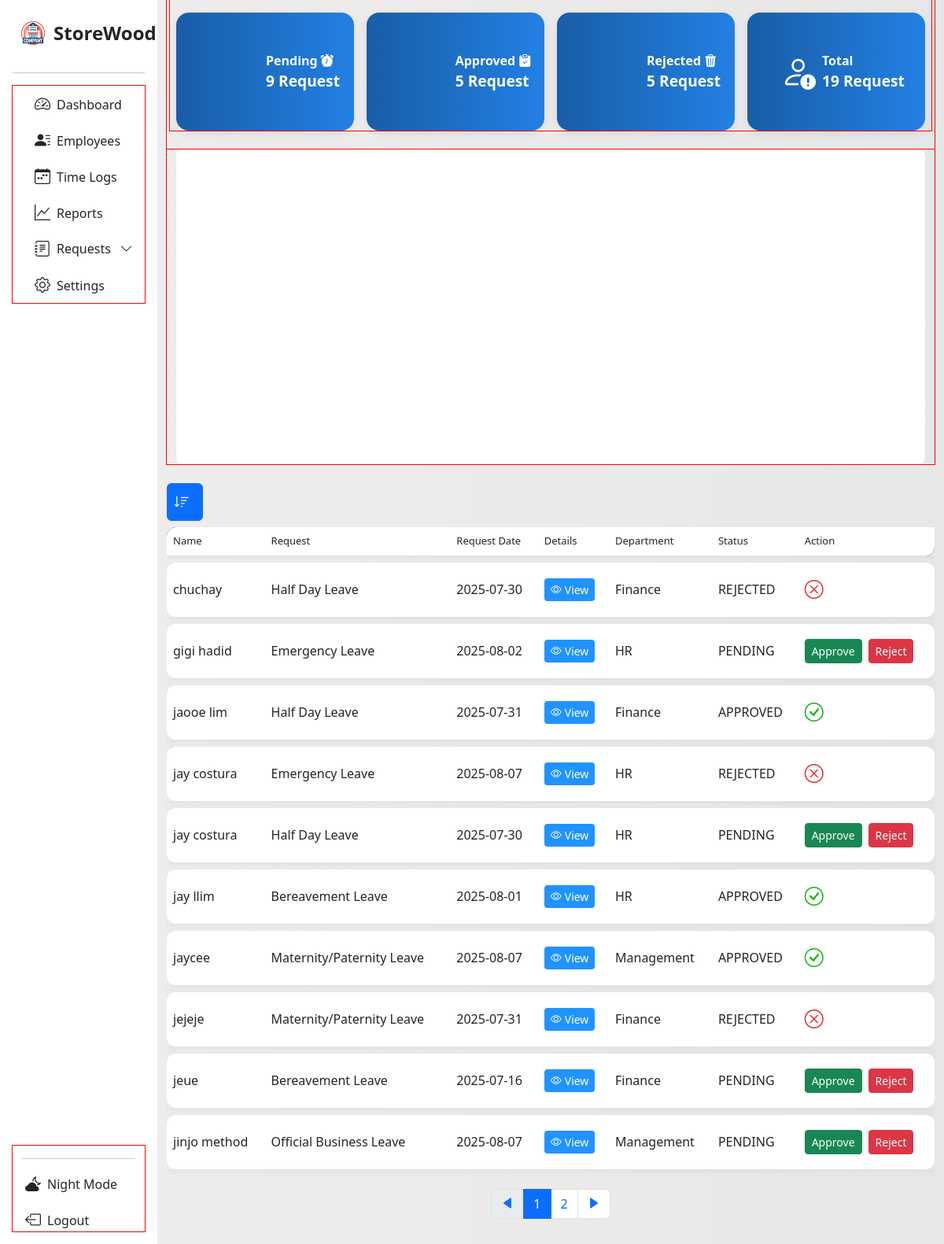
The app's page /request_page?sort_by=name&page=1, older data.
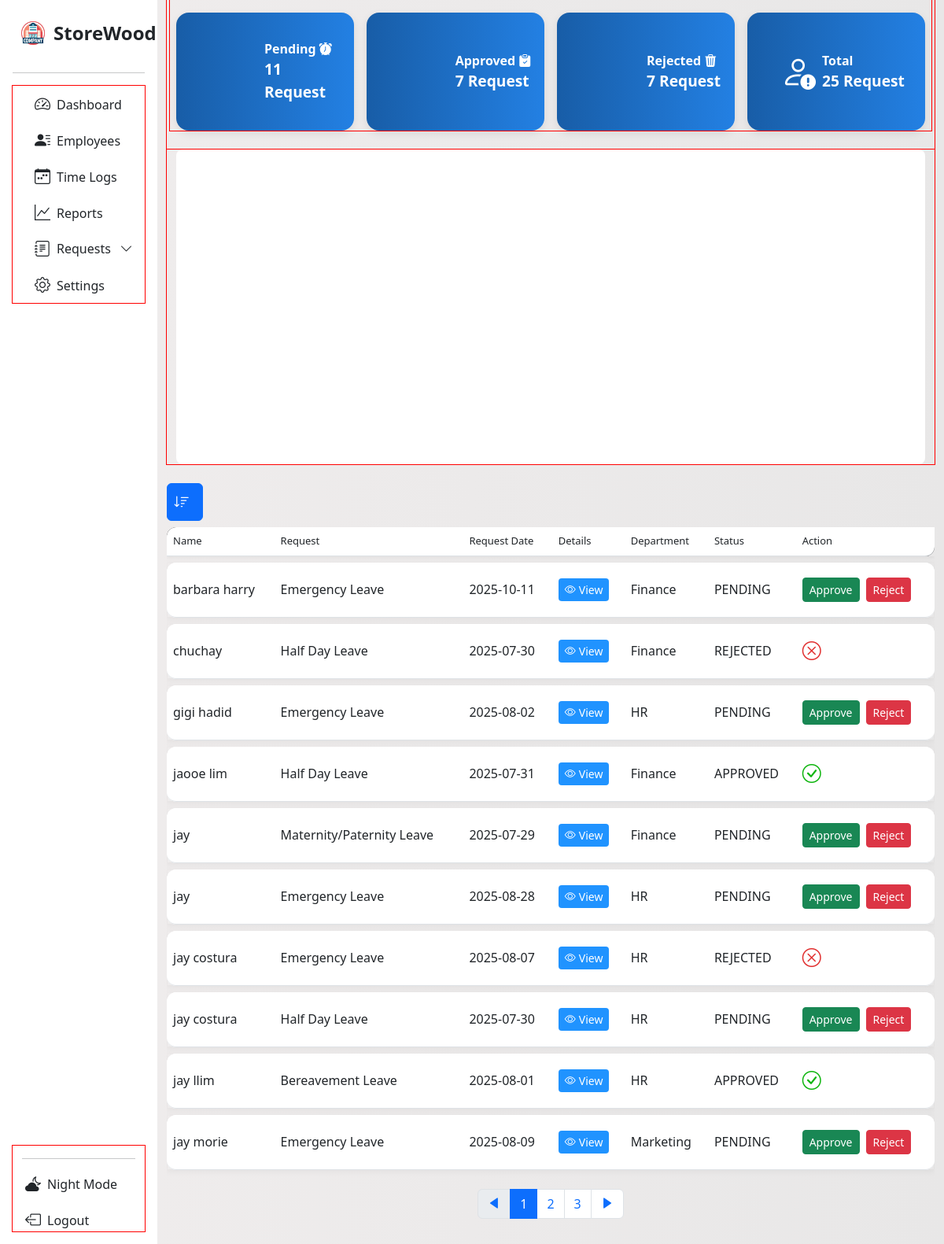
The same page, newer data.
### tables this page shows
CREATE TABLE request (
                    id INTEGER PRIMARY KEY AUTOINCREMENT,
                    request_id TEXT,
                    name TEXT,
                    request_type TEXT,
                    date TEXT,
                    details TEXT,
                    department TEXT,
                    status TEXT DEFAULT 'PENDING',
                    action TEXT, time, expiration_time, expiration_date);

### App/main.py (the view)
@app.route('/request_page', methods=['GET'])
def request_page():
    rows = []
    page = int(request.args.get('page', 1))
    per_page = 10
    offset = (page - 1) * per_page
    sort_by = request.args.get('sort_by', 'id')
    try:
        with sqlite3.connect(db.connect_request_table()) as req_con:
            df = pd.read_sql_query("SELECT * FROM request", req_con)
            if sort_by in df.columns:
                df = df.sort_values(by=sort_by, ascending=True)
            count_stats = df['status'].value_counts()
            pending = count_stats.get('PENDING', 0)
            approved = count_stats.get('APPROVED', 0)
            rejected = count_stats.get('REJECTED', 0)
            total_req = pending + approved + rejected
            record = {'pending': pending, 'approved': approved, 'rejected': rejected, 'total': total_req}
            paginated_df = df.iloc[offset:offset+per_page]
            for _, info in paginated_df.iterrows():
                row = {
                    'name': info['name'],
                    'request': info['request_type'],
                    'date': info['date'],
                    'details': info['details'],
                    'department': info['department'],
                    'status': info['status'],
                    'action': info['action'],
                    'req_id': info['request_id']
                }
                rows.append(row)
            total_rows = len(df)
            total_page = math.ceil(total_rows / per_page)
            data = get_requests_per_day()
    except sqlite3.OperationalError:
        print("We're having a trouble retrieving request page data. Please try again." )
        traceback.print_exc()
        rows = []
        record = {}
        total_page = 1
        page = 1
        data = {}
    return render_template('req_page.html', page='requests', subpage='new',
                           rows = rows, records = record, request_data = data,
                           total_pages = total_page, table_page = page)

### App/database.py (called while the page is built)
    def connect_request_table(self):
        return self.employee_leave_request

### App/main.py (called while the page is built)
def get_requests_per_day():
    data = defaultdict(int)
    with sqlite3.connect(db.connect_request_table()) as con:
        cur = con.cursor()
        cur.execute("SELECT date FROM request")
        fetch = cur.fetchall()
    for row in fetch:
        dates = row[0]
        try:
            date_object = datetime.strptime(dates, "%Y-%m-%d %H:%M:%S")
            only_date = date_object.date().isoformat()
            data[only_date] += 1
        except Exception as e:
            try:
                only_date = datetime.strptime(dates, "%Y-%m-%d").date().isoformat()
                data[only_date] += 1
            except Exception as e:
                print(f"Skipping invalid date: {dates}", e)
    chart_data = [{'x':date, 'y':count} for date, count in sorted(data.items())]
    return chart_data

### App/templates/req_page.html (shortened to what the changed rows need)
<!DOCTYPE html>
<html lang="en">
<head>
  <link rel="stylesheet" href="{{ url_for('static', filename='dash.css') }}">
  <link rel="stylesheet" href="{{ url_for('static', filename='request.css') }}">
  <link href="https://cdn.jsdelivr.net/npm/bootstrap-icons@1.11.3/font/bootstrap-icons.css" rel="stylesheet">
  <link href='https://unpkg.com/boxicons@2.1.4/css/boxicons.min.css' rel='stylesheet'>
  <link href="https://cdn.jsdelivr.net/npm/bootstrap@5.3.0/dist/css/bootstrap.min.css" rel="stylesheet">
</head>
<body>
<div class="container-fluid">
  <div class="row flex-nowrap">
<div class="main-top-var col py-3 content">
<div class="container">
  <div class="row g-3 mb-4">
    <div class="col-xl-3 col-lg-6">
      <div class="d-flex align-items-center justify-content-center text-white p-3 rounded-4 stat-box h-100">
        <div class="stat-content">
          <div class="stat-title">Pending <i class="bi bi-alarm-fill"></i></div>
          <div class="stat-value">{{ records.pending }} Request</div>
        </div>
      </div>
    </div>
    <div class="col-xl-3 col-lg-6">
      <div class="d-flex align-items-center justify-content-center text-white p-3 rounded-4 stat-box h-100">
        <div class="stat-content">
          <div class="stat-title">Approved <i class="bi bi-clipboard-check-fill"></i></div>
          <div class="stat-value">{{ records.approved }} Request</div>
        </div>
      </div>
    </div>
    <div class="col-xl-3 col-lg-6">
      <div class="d-flex align-items-center justify-content-center text-white p-3 rounded-4 stat-box h-100">
        <div class="stat-content">
          <div class="stat-title">Rejected <i class="bi bi-trash3-fill"></i></div>
          <div class="stat-value">{{ records.rejected }} Request</div>
        </div>
      </div>
    </div>
    <div class="col-xl-3 col-lg-6">
      <div class="d-flex align-items-center justify-content-center text-white p-3 rounded-4 stat-box h-100">
        <div class="flex-grow-0 ms-2">
          <div class="stat-title">Total</div>
          <div class="stat-value">{{ records.total }} Request</div>
        </div>
      </div>
    </div>
  </div>
</div>
    <div class="table-responsive">
      <table class="table display custom-table" id="myTable">
        <thead class="head bg-black">
          <tr>
            <th>Name</th>
            <th>Request</th>
            <th>Request Date</th>
            <th>Details</th>
            <th>Department</th>
            <th>Status</th>
            <th>Action</th>
          </tr>
        </thead>
        <tbody>
          {% for row in rows %}
          <tr>
            <td>{{row['name']}}</td>
            <td>{{row['request']}}</td>
            <td>{{row['date']}}</td>
            <td>
              <a href="/read_request/{{row['req_id']}}"
                class="btn btn-info btn-sm"
                style="background-color: rgb(32, 147, 255); border: transparent;">
                <span style="color: white;" class="d-flex flex-row">
                  <i class="bi bi-eye me-1"></i> View
                </span>
              </a>
            </td>
            <td>{{row['department']}}</td>
            <td>{{row['status']}}</td>
            {%if row['status'] == 'PENDING' %}
            <td>
              <div class="d-flex flex-row gap-2">
                <form method="POST" action="/update_status">
                  <button type="submit" class="btn btn-success btn-sm">Approve</button>
                </form>
                <form method="POST" action="/update_status">
                  <button type="submit" class="btn btn-danger btn-sm">Reject</button>
                </form>
              </div>
            </td>
          {% else %}
            <td>
              <div class="d-flex flex-row gap-2">
                {% if row['status'] == 'APPROVED' %}
                  <i class="bi bi-check-circle fs-4" style="color: rgb(15, 181, 15);"></i>
                {% elif row['status'] == 'REJECTED' %}
                  <i class="bi bi-x-circle fs-4" style="color: rgb(225, 48, 48);"></i>
                {% endif %}
                </div>
            </td>
            {% endif %}
          </tr>
        </tbody>
        {% endfor %}
      </table>
    </div>
      <div class="w-100 d-flex justify-content-center gap-1">
        <nav aria-label="Page navigation">
          <ul class="pagination">
            {% for page_num in range(1, total_pages + 1) %}
            <li class="page-item {% if page_num == table_page %}active{% endif %}">
              <a class="page-link" href="?page={{ page_num }}">{{ page_num }}</a>
            </li>
            {% endfor %}
        </ul>
      </nav>
    </div>
  </div>
</div>
</body>
</html>

Row changes from the older to the newer data that the page shows:
no longer on this page (row unchanged): request: name "jaycee", request "Maternity/Paternity Leave", date "2025-08-07", department "Management", status "APPROVED"
no longer on this page (row unchanged): request: name "jejeje", request "Maternity/Paternity Leave", date "2025-07-31", department "Finance", status "REJECTED"
no longer on this page (row edited): request: name "jeue", request "Bereavement Leave", date "2025-07-16", department "Finance", status "PENDING"
no longer on this page (row unchanged): request: name "jinjo method", request "Official Business Leave", date "2025-08-07", department "Management", status "PENDING"
added request: name "barbara harry", request "Emergency Leave", date "2025-10-11", department "Finance", status "PENDING"
added request: name "jay", request "Maternity/Paternity Leave", date "2025-07-29", department "Finance", status "PENDING"
added request: name "jay", request "Emergency Leave", date "2025-08-28", department "HR", status "PENDING"
added request: name "jay morie", request "Emergency Leave", date "2025-08-09", department "Marketing", status "PENDING"
Text that changed along with them:
{{ records.pending }}: "9" → "11"
{{ records.approved }}: "5" → "7"
{{ records.rejected }}: "5" → "7"
{{ records.total }}: "19" → "25"
new list line: "3"
